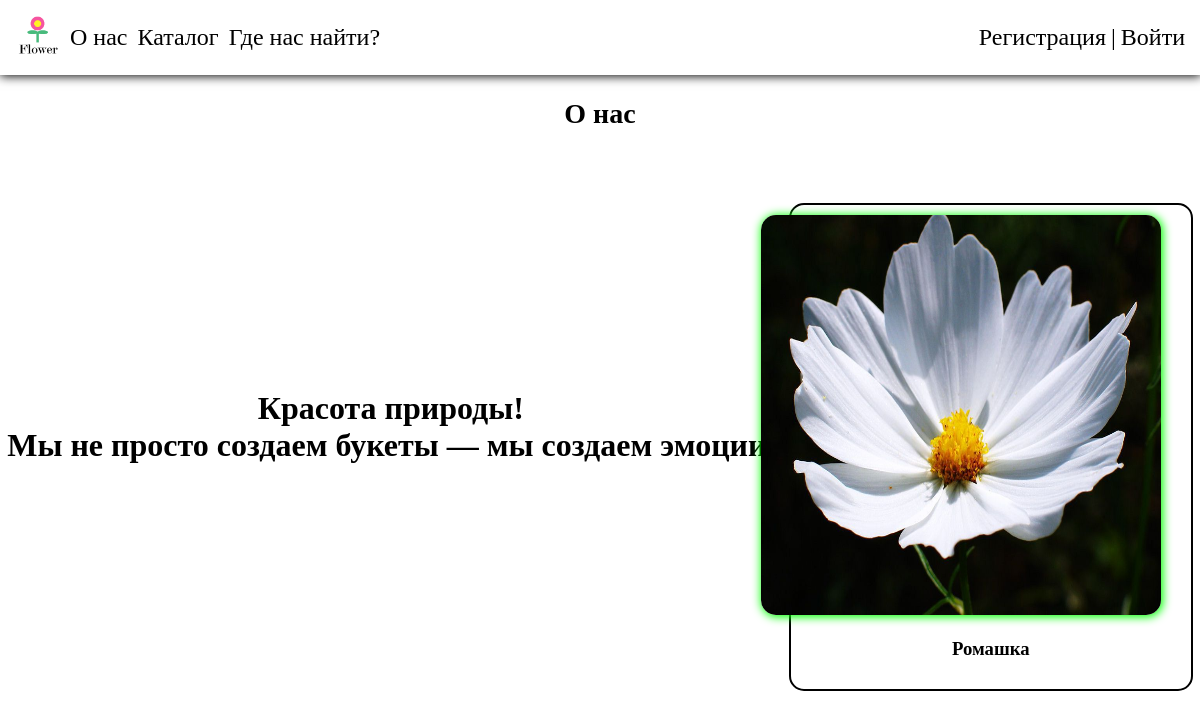
The page / on the database its author committed.
### flowerSite/models.py (models this page shows, shortened)
class AbstractModel(models.Model):
    name = models.CharField(max_length=30, verbose_name='Название')
    objects = models.Manager()
    class Meta:
        abstract = True

class Product(AbstractModel):
    category = models.ForeignKey(Category, on_delete=models.CASCADE, verbose_name='Категория')
    image = models.ImageField('Изображение')
    price = models.IntegerField('Цена')
    country = models.CharField(max_length=50, verbose_name='Страна-производитель')
    color = models.CharField(max_length=50, verbose_name='Цвет')
    amount = models.IntegerField('Количество товаров на складе')
    class Meta:
        verbose_name = 'Товар'
        verbose_name_plural = 'Товары'

### flowerSite/views.py (the view)
# urls.py: path('', views.index, name='home'),
def index(req):
    products = Product.objects.all().filter(amount__gte=0).order_by('-id')[:5]
    return render(req, 'index.html', context={'products': products})

### flowerSite/templates/index.html (shortened to what this page needs)
{% extends 'base.html' %}
{% load static %}
{% block content %}
<h2 style="font-size: 28px;">О нас</h2>
<div style="display: flex; justify-content: space-around; align-items: center;">
<div class="row">
    <h1 style="text-align: center;">Красота природы! <br>Мы не просто создаем букеты — мы создаем эмоции.</h1>
</div>
<div class="carousel">
    {% for p in products %}
    <div class="item">
        <div class="product">
            <div class="image">
                <img class="img" src="{{ p.image.url }}" style="border-radius: 15px; box-shadow: 1px 1px 10px 1px lime;" alt="Image">
            </div>
            <h3>{{ p.name }}</h3>
        </div>
    </div>
    {% endfor %}
</div>
</div>
{% endblock %}

### flowerSite/static/css/style.css (style rules this page uses)
body { margin: 0; }
h2 { text-align: center; }
.row { display: flex; justify-content: center; }
.carousel .product .image { min-width: 460px; min-height: 345px }
.carousel .product .img { width: 400px; height: 400px; margin-right: 50px }
.carousel .product { display: flex; justify-content: center; align-items: center }
.carousel .item { display: none }
.product { display: flex; justify-content: space-around; flex-direction: column; align-items: center; border-radius: 15px; border: solid 2px black; margin-top: 50px; margin-bottom: 10px; padding: 10px 50px; width: 300px; color: black; }

### rows shown on the page
Product: image (picture), name "Ромашка"
